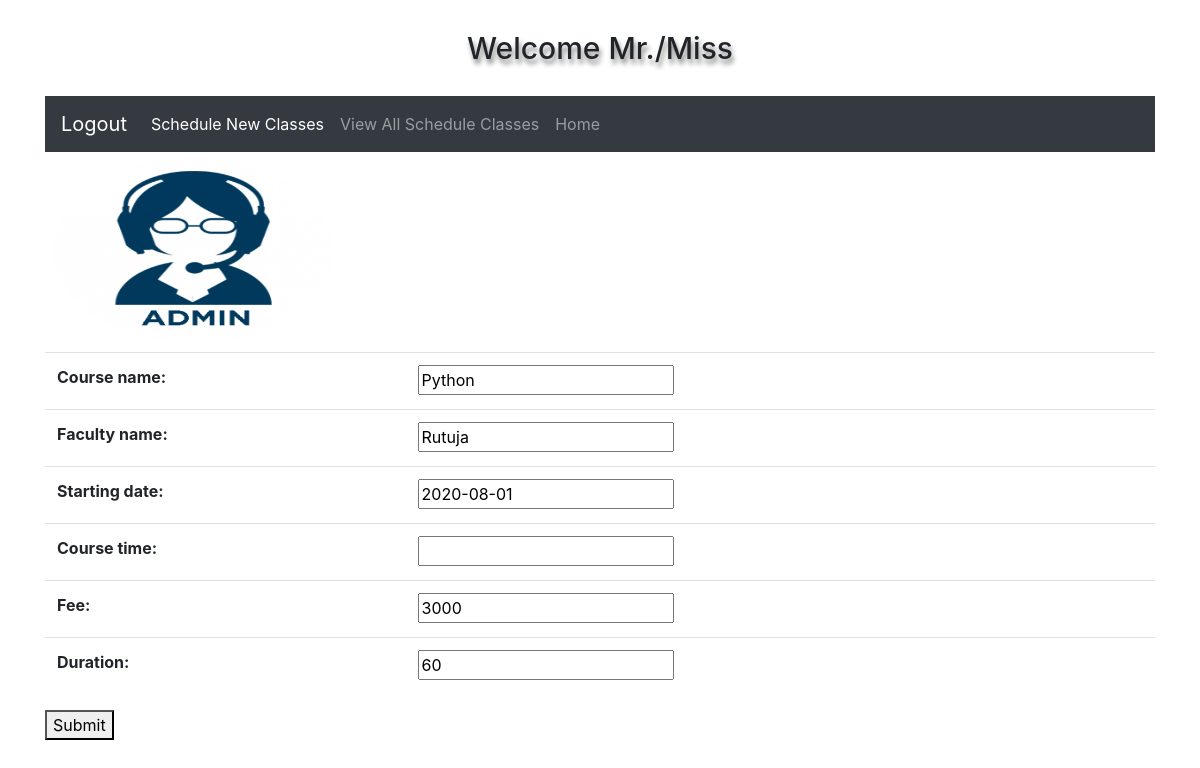
/update1/, run on the app's committed database.
### app1/models.py (models this page shows)
class courseModel(models.Model):
    cid = models.AutoField(primary_key=True)
    course_name=models.CharField(max_length=10,unique=True)
    faculty_name=models.CharField(max_length=20)
    starting_date = models.DateField()
    course_time = models.TimeField(default=False)
    fee = models.IntegerField()
    Duration = models.IntegerField()

### app1/views.py (the view)
# urls.py: path('update<int:pk>/',views.update.as_view(),name='update'),
class update(UpdateView):
    template_name = 'update.html'
    model = courseModel
    fields = '__all__'
    success_url = '/view_classes/'

### template/update.html (shortened to what this page needs)
{% include 'admin_welcome.html' %}
{% load static %}
{% block course %}
<form method="post">
    <table class="table">
        {{ form }}
    </table>
<button type="submit">Submit</button>
</form>
{% endblock %}

### template/admin_welcome.html (style rules this page uses)
body { color: #dae1e7; }

### data on the page
courseModel: course_name "Python", faculty_name "Rutuja", starting_date "2020-08-01", fee "3000", Duration "60"
